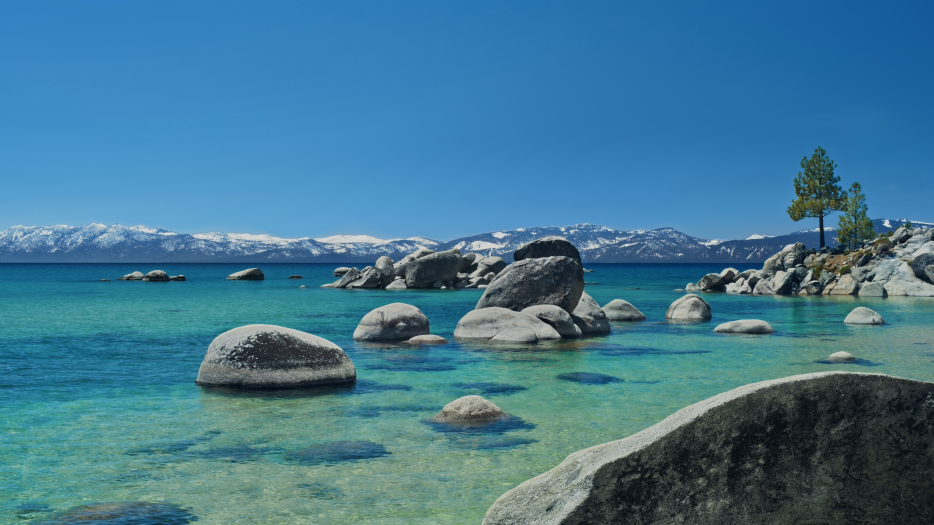
#> input picture drawing-sandbox/examples/26-tahoe-day/reference.jpg, 2800 x 1575 px (shown at 1/3 size)
$ python -i renderer.py   (imports and definitions only)
#> lines starting #> are read from the running program, lines starting #| are printed output that depends on the picture
"""A small, bounded vector drawing language and its shared geometry pipeline.

Scene version 1 uses ``canvas``, optional ``motifs``, and ``nodes``.  Root and
motif metadata is ignored so descriptions can travel with a scene.
Node attributes are deliberately strict.  Coordinates are in canvas units.

``path.points`` is a polyline.  ``smooth=True`` interpolates its points with
Catmull--Rom splines, converted to cubic Beziers; open endpoints are clamped.
``closed=True`` closes the path (and makes the spline periodic).  ``polygon``
is always closed.  A group or motif use may specify translation ``x, y``, a
uniform ``scale``, and ``rotate`` in degrees.  Composition is T * R * S.

Motif parameters are numeric.  Only an entire string such as ``"$radius"``
substitutes a parameter: expressions and arbitrary Python are never evaluated.
``expand_scene`` returns primitives with normalized defaults and a retained SVG
affine ``matrix`` [a,b,c,d,e,f].  Both renderers consume that same expansion.

Validation checks finite structure, references, and resource bounds.  It does
not certify that the drawing matches a prompt, is attractive, or is novel.
"""

from __future__ import annotations

from dataclasses import dataclass, field
import math
import re
from typing import Any

import numpy as np
from PIL import Image, ImageColor, ImageDraw


SCENE_VERSION = 1
MIN_CANVAS_SIZE = 64
MAX_CANVAS_SIZE = 1024
MAX_EXPANDED_SHAPES = 2048
MAX_NODES = 8192
MAX_DEPTH = 16
MAX_POINTS = 256
MAX_MOTIFS = 128
MAX_PARAMETERS = 32
MAX_COORDINATE = 65_536.0
MAX_STROKE_WIDTH = 256.0
MAX_TRANSFORMED_STROKE_WIDTH = 4096.0
SUPERSAMPLE = 3

_NAME = re.compile(r"[A-Za-z_][A-Za-z0-9_]{0,63}\Z")
_COLOR = re.compile(r"#(?:[0-9a-fA-F]{3}|[0-9a-fA-F]{6})\Z")
_IDENTITY = (1.0, 0.0, 0.0, 1.0, 0.0, 0.0)
_STYLE_KEYS = {"fill", "stroke", "width", "opacity"}
_NODE_KEYS = {
    "path": {"type", "points", "smooth", "closed"} | _STYLE_KEYS,
    "polygon": {"type", "points"} | _STYLE_KEYS,
    "ellipse": {"type", "cx", "cy", "rx", "ry"} | _STYLE_KEYS,
    "group": {"type", "transform", "children"},
    "use": {"type", "motif", "args", "transform"},
}


@dataclass
class Evaluation:
    valid: bool
    hard_checks: dict[str, bool] = field(default_factory=dict)
    metrics: dict[str, float | int] = field(default_factory=dict)
    violations: list[str] = field(default_factory=list)


class SceneValidationError(ValueError):
    """An invalid scene, with a stable category and human-readable location."""

    def __init__(self, message: str, code: str = "scene_structure") -> None:
        super().__init__(message)
        self.code = code


def _fail(path: str, message: str, code: str = "scene_structure") -> None:
    raise SceneValidationError(f"{path}: {message}", code)


# [90 lines left out: functions _number, _color, _compose, _transform_point, _transform, _path_segments, not called in this run]


class _Compiler:
    def __init__(self, scene: Any) -> None:
        self.scene = scene
        self.motifs: dict[str, dict[str, Any]] = {}
        self.defaults: dict[str, dict[str, float]] = {}
        self.references: dict[str, set[str]] = {}
        self.raw_nodes = 0
        self.expanded_nodes = 0
        self.shapes: list[dict[str, Any]] = []

    def compile(self) -> tuple[dict[str, Any], list[dict[str, Any]], dict[str, int]]:
        if not isinstance(self.scene, dict):
            _fail("scene", "must be an object")
        if isinstance(self.scene.get("version"), bool) or self.scene.get("version") != SCENE_VERSION:
            _fail("scene.version", "must equal 1")
        source_canvas = self.scene.get("canvas")
        if not isinstance(source_canvas, dict):
            _fail("scene.canvas", "must be an object", "canvas_size")
        canvas: dict[str, Any] = {}
        for key in ("width", "height"):
            value = source_canvas.get(key)
            if isinstance(value, bool) or not isinstance(value, int) or not MIN_CANVAS_SIZE <= value <= MAX_CANVAS_SIZE:
                _fail("scene.canvas." + key, "must be an integer from 64 to 1024", "canvas_size")
            canvas[key] = value
        canvas["background"] = _color(source_canvas.get("background", "#ffffff"), "scene.canvas.background", False)

        motif_source = self.scene.get("motifs", {})
        if not isinstance(motif_source, dict) or len(motif_source) > MAX_MOTIFS:
            _fail("scene.motifs", f"must be an object with at most {MAX_MOTIFS} motifs", "bounded_expansion")
        for name, definition in motif_source.items():
            if not isinstance(name, str) or not _NAME.fullmatch(name):
                _fail("scene.motifs", "motif names must be identifiers of at most 64 characters")
            if not isinstance(definition, dict):
                _fail(f"motifs.{name}", "definition must be an object")
            params = definition.get("params", {})
            if not isinstance(params, dict) or len(params) > MAX_PARAMETERS:
                _fail(f"motifs.{name}.params", f"must contain at most {MAX_PARAMETERS} numeric parameters", "parameters")
            defaults: dict[str, float] = {}
            for key, value in params.items():
                if not isinstance(key, str) or not _NAME.fullmatch(key):
                    _fail(f"motifs.{name}.params", "parameter names must be identifiers", "parameters")
                # Defaults cannot reference another parameter: no ordering ambiguity.
                defaults[key] = _number(value, {}, f"motifs.{name}.params.{key}")
            self.motifs[name] = definition
            self.defaults[name] = defaults
            self.references[name] = set()

        nodes = self.scene.get("nodes")
        self._scan(nodes, {}, "scene.nodes", 1, None)
        for name, definition in self.motifs.items():
            self._scan(definition.get("body"), self.defaults[name], f"motifs.{name}.body", 1, name)
        self._check_cycles()
        self._expand(nodes, {}, _IDENTITY, "scene.nodes", 1)
        metrics = {
            "raw_nodes": self.raw_nodes,
            "expanded_nodes": self.expanded_nodes,
            "expanded_shapes": len(self.shapes),
            "primitive_count": len(self.shapes),
            "motif_count": len(self.motifs),
            "path_points": sum(len(shape.get("points", [])) for shape in self.shapes),
            "canvas_width": canvas["width"],
            "canvas_height": canvas["height"],
        }
        return canvas, self.shapes, metrics

    # [147 lines left out: functions _read, _scan, _check_cycles, _expand, _check_geometry, not called in this run]


def _compile(scene: Any) -> tuple[dict[str, Any], list[dict[str, Any]], dict[str, int]]:
    try:
        return _Compiler(scene).compile()
    except SceneValidationError:
        raise
    except (TypeError, ValueError, KeyError, OverflowError, RecursionError) as error:
        raise SceneValidationError(f"scene: malformed data ({type(error).__name__})") from error


# [171 lines left out: functions validate, _shape_bounds, check_scene, not called in this run]


def expand_scene(scene: Any) -> list[dict[str, Any]]:
    """Expand motifs/groups to normalized primitives; raises on invalid input."""
    return _compile(scene)[1]


def _fmt(number: float | int) -> str:
    return "0" if number == 0 else format(number, ".12g")


# [66 lines left out: functions to_svg, _sample_shape, _output_size, not called in this run]


def render(scene: Any, size: int | tuple[int, int] | None = None) -> Image.Image:
    """Render RGB with antialiasing; requested viewports preserve aspect ratio.

    An integer size produces a square image.  Non-square scenes are centered
    with their background color, clipped at their original canvas boundary.
    """
    canvas, shapes, _ = _compile(scene)
    out_w, out_h = _output_size(size, canvas)
    w, h = out_w * SUPERSAMPLE, out_h * SUPERSAMPLE
    scale = min(w / canvas["width"], h / canvas["height"])
    offset_x = (w - canvas["width"] * scale) / 2
    offset_y = (h - canvas["height"] * scale) / 2
    viewport = (scale, 0.0, 0.0, scale, offset_x, offset_y)
    clip = (math.ceil(offset_x), math.ceil(offset_y), math.floor(w-offset_x), math.floor(h-offset_y))
    image = Image.new("RGBA", (w, h), canvas["background"])
    for shape in shapes:
        if shape["opacity"] == 0 or (shape["fill"] == "none" and (shape["stroke"] == "none" or shape["width"] == 0)):
            continue
        matrix = _compose(viewport, shape["matrix"])
        points = _sample_shape(shape, matrix)
        stroke_width = shape["width"] * math.hypot(matrix[0], matrix[1])
        pad = stroke_width / 2 + 2
        left = max(clip[0], math.floor(float(points[:, 0].min()) - pad))
        top = max(clip[1], math.floor(float(points[:, 1].min()) - pad))
        right = min(clip[2], math.ceil(float(points[:, 0].max()) + pad) + 1)
        bottom = min(clip[3], math.ceil(float(points[:, 1].max()) + pad) + 1)
        if left >= right or top >= bottom:
            continue
        layer = Image.new("RGBA", (right-left, bottom-top), (0, 0, 0, 0))
        draw = ImageDraw.Draw(layer)
        local_points = [tuple(point) for point in points - np.array([left, top])]
        closed = shape["type"] in ("polygon", "ellipse") or shape.get("closed", False)
        if shape["fill"] != "none" and len(local_points) >= 3:
            draw.polygon(local_points, fill=ImageColor.getrgb(shape["fill"]) + (255,))
        if shape["stroke"] != "none" and stroke_width > 0:
            stroke = ImageColor.getrgb(shape["stroke"]) + (255,)
            width = max(1, round(stroke_width))
            line_points = local_points + [local_points[0]] if closed else local_points
            draw.line(line_points, fill=stroke, width=width, joint="curve")
            # Match SVG's round caps; also round the closed contour's seam.
            ends = [local_points[0]] if closed else [local_points[0], local_points[-1]]
            radius = width / 2
            for x, y in ends:
                draw.ellipse((x-radius, y-radius, x+radius, y+radius), fill=stroke)
        if shape["opacity"] < 1:
            alpha = layer.getchannel("A").point([round(value * shape["opacity"]) for value in range(256)])
            layer.putalpha(alpha)
        image.alpha_composite(layer, (left, top))
    return image.convert("RGB").resize((out_w, out_h), Image.Resampling.LANCZOS)


__all__ = [
    "Evaluation", "SceneValidationError", "validate", "check_scene",
    "expand_scene", "render", "to_svg",
    "MAX_EXPANDED_SHAPES", "MAX_NODES", "MAX_DEPTH", "MAX_POINTS",
]

>>> import cv2
>>> picture = cv2.imread('../examples/26-tahoe-day/reference.jpg', cv2.IMREAD_GRAYSCALE)
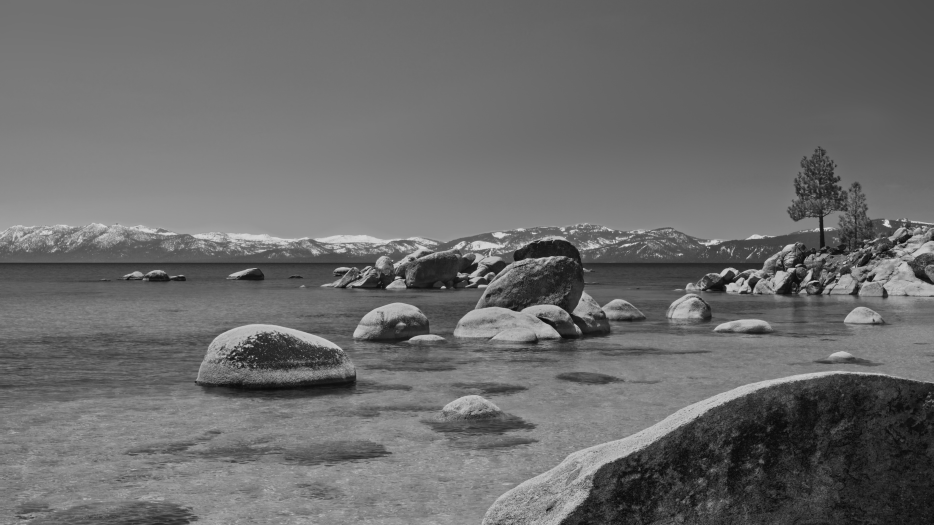
#> picture: shape (1575, 2800) (shown at 1/3 size); min 1, max 223, mean 107.5
>>> result = render(picture)
#> (the run stopped early here; a loop or call above may not have finished)
